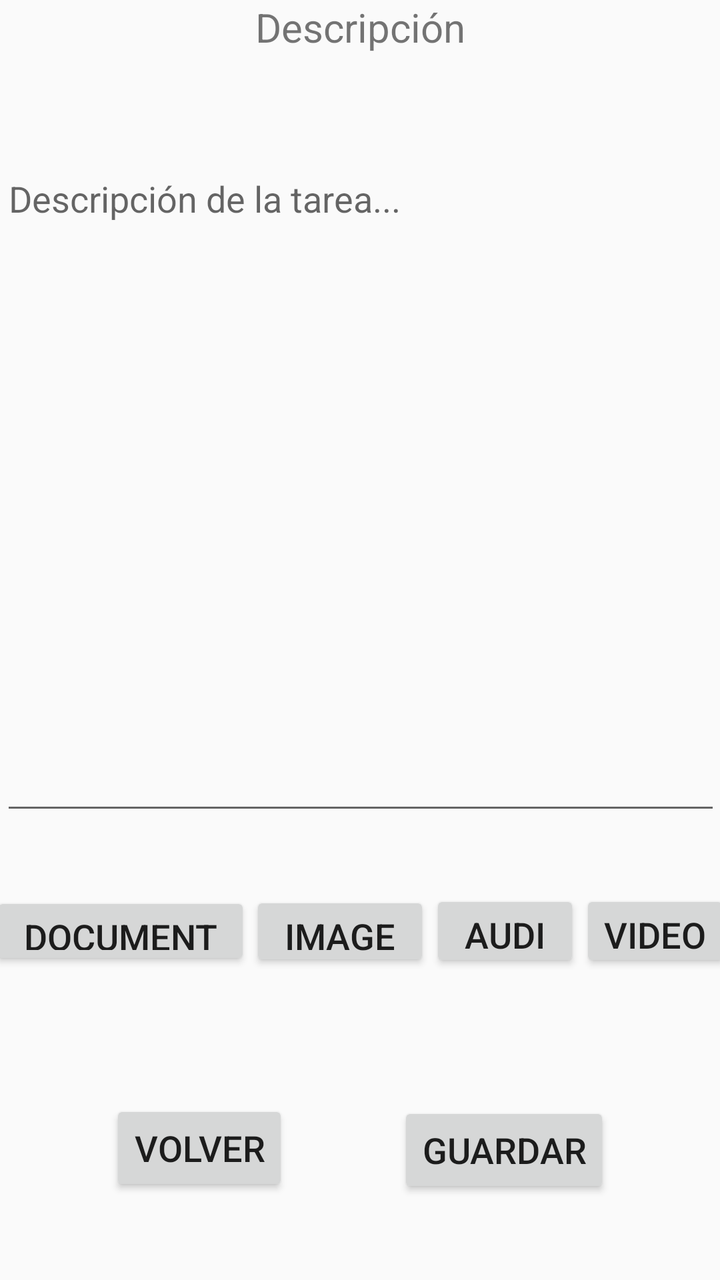
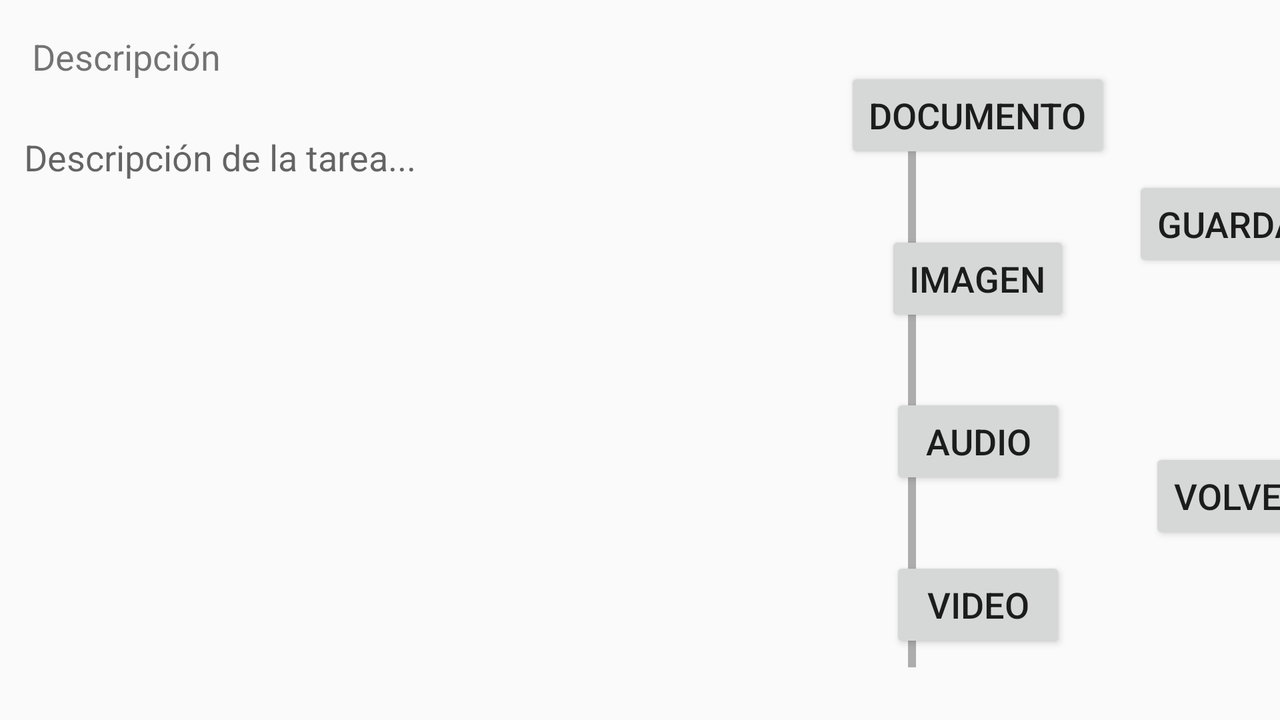

Two renders of one Android screen. The first uses the default layout on a phone; the second uses the alternative layout the repository ships for a different screen configuration, on a matching device. The two XML files are below.
<!-- AndroidManifest.xml: application theme Theme.TrassTarea -->
<!-- res/layout/fragment_segundo.xml -->
<?xml version="1.0" encoding="utf-8"?>
<androidx.constraintlayout.widget.ConstraintLayout xmlns:android="http://schemas.android.com/apk/res/android"
    xmlns:app="http://schemas.android.com/apk/res-auto"
    xmlns:tools="http://schemas.android.com/tools"
    android:id="@+id/frameLayout"
    android:layout_width="match_parent"
    android:layout_height="match_parent"
    tools:context=".fragmentos.FragmentoDos">

    <TextView
        android:id="@+id/tv_descripcion"
        android:layout_width="wrap_content"
        android:layout_height="wrap_content"
        android:text="@string/tv_descripcion"
        android:textSize="20sp"
        app:layout_constraintBottom_toTopOf="@+id/scrollView2"
        app:layout_constraintEnd_toEndOf="parent"
        app:layout_constraintHorizontal_bias="0.5"
        app:layout_constraintStart_toStartOf="parent"
        app:layout_constraintTop_toTopOf="parent"
        app:layout_constraintVertical_bias="0.487" />

    <ScrollView
        android:id="@+id/scrollView2"
        android:layout_width="392dp"
        android:layout_height="354dp"
        android:layout_marginTop="50dp"
        app:layout_constraintBottom_toTopOf="@+id/btDocumento"
        app:layout_constraintEnd_toEndOf="parent"
        app:layout_constraintStart_toStartOf="parent"
        app:layout_constraintTop_toBottomOf="@+id/tv_descripcion">

        <androidx.appcompat.widget.AppCompatEditText
            android:id="@+id/et_descripcion"
            android:layout_width="match_parent"
            android:layout_height="wrap_content"
            android:layout_marginStart="16dp"
            android:layout_marginEnd="16dp"
            android:ems="10"
            android:gravity="start|top"
            android:hint="@string/hint_et_descripcion"
            android:inputType="textMultiLine"
            android:lines="15" />
    </ScrollView>

    <Button
        android:id="@+id/bt_volver"
        android:layout_width="wrap_content"
        android:layout_height="wrap_content"
        android:layout_marginTop="65dp"
        android:text="@string/bt_volver"
        app:layout_constraintEnd_toStartOf="@+id/bt_guardar"
        app:layout_constraintHorizontal_bias="0.5"
        app:layout_constraintStart_toStartOf="parent"
        app:layout_constraintTop_toBottomOf="@+id/btDocumento" />

    <Button
        android:id="@+id/bt_guardar"
        android:layout_width="wrap_content"
        android:layout_height="wrap_content"
        android:layout_marginTop="65dp"
        android:text="@string/bt_guardar"
        app:layout_constraintEnd_toEndOf="parent"
        app:layout_constraintHorizontal_bias="0.5"
        app:layout_constraintStart_toEndOf="@+id/bt_volver"
        app:layout_constraintTop_toBottomOf="@+id/btAudio" />

    <Button
        android:id="@+id/btDocumento"
        android:layout_width="130dp"
        android:layout_height="39dp"
        android:layout_marginTop="15dp"
        android:text="@string/documento"
        app:layout_constraintEnd_toStartOf="@+id/btImagen"
        app:layout_constraintHorizontal_bias="0.5"
        app:layout_constraintStart_toStartOf="parent"
        app:layout_constraintTop_toBottomOf="@+id/scrollView2" />

    <Button
        android:id="@+id/btImagen"
        android:layout_width="90dp"
        android:layout_height="40dp"
        android:text="@string/imagen"
        app:layout_constraintBottom_toBottomOf="@+id/btDocumento"
        app:layout_constraintEnd_toStartOf="@+id/btAudio"
        app:layout_constraintHorizontal_bias="0.5"
        app:layout_constraintStart_toEndOf="@+id/btDocumento"
        app:layout_constraintTop_toTopOf="@+id/btDocumento" />

    <Button
        android:id="@+id/btVideo"
        android:layout_width="75dp"
        android:layout_height="41dp"
        android:text="@string/video"
        app:layout_constraintBottom_toBottomOf="@+id/btAudio"
        app:layout_constraintEnd_toEndOf="parent"
        app:layout_constraintHorizontal_bias="0.5"
        app:layout_constraintStart_toEndOf="@+id/btAudio"
        app:layout_constraintTop_toTopOf="@+id/btAudio" />

    <Button
        android:id="@+id/btAudio"
        android:layout_width="75dp"
        android:layout_height="41dp"
        android:text="@string/audio"
        app:layout_constraintBottom_toBottomOf="@+id/btImagen"
        app:layout_constraintEnd_toStartOf="@+id/btVideo"
        app:layout_constraintHorizontal_bias="0.5"
        app:layout_constraintStart_toEndOf="@+id/btImagen"
        app:layout_constraintTop_toTopOf="@+id/btImagen" />

</androidx.constraintlayout.widget.ConstraintLayout>
<!-- resources referenced by this layout -->
<resources>
  <string name="audio">Audio</string>
  <string name="bt_guardar">Guardar</string>
  <string name="bt_volver">Volver</string>
  <string name="documento">Documento</string>
  <string name="hint_et_descripcion">Descripción de la tarea...</string>
  <string name="imagen">Imagen</string>
  <string name="tv_descripcion">Descripción</string>
  <string name="video">Video</string>
  <style name="Theme.TrassTarea" parent="Theme.AppCompat.DayNight.DarkActionBar">
          
          <item name="colorPrimary">@color/primario</item>
          <item name="colorPrimaryVariant">@color/primario_oscuro</item>
          <item name="colorOnPrimary">@color/claro</item>
          
          <item name="colorSecondary">@color/resaltado</item>
          <item name="colorSecondaryVariant">@color/resaltado_oscuro</item>
          <item name="colorOnSecondary">@color/oscuro</item>
          
  
          
          <item name="android:textSize">@dimen/new_font_size_medium</item>
      </style>
  <color name="primario">#105F8D</color>
  <color name="primario_oscuro">#20333D</color>
  <color name="claro">#FFf4f4f4</color>
  <color name="resaltado">#219BCC</color>
  <color name="resaltado_oscuro">#004C69</color>
  <color name="oscuro">#FF101010</color>
  <dimen name="new_font_size_medium">18sp</dimen>
</resources>
<!-- res/layout-land/fragment_segundo.xml (the repository's variant of the layout above) -->
<!-- drawn on the phone turned sideways -->
<?xml version="1.0" encoding="utf-8"?>
<androidx.constraintlayout.widget.ConstraintLayout xmlns:android="http://schemas.android.com/apk/res/android"
    xmlns:app="http://schemas.android.com/apk/res-auto"
    xmlns:tools="http://schemas.android.com/tools"
    android:id="@+id/frameLayout"
    android:layout_width="match_parent"
    android:layout_height="match_parent"
    tools:context=".fragmentos.FragmentoDos">

    <TextView
        android:id="@+id/tv_descripcion"
        android:layout_width="wrap_content"
        android:layout_height="wrap_content"
        android:layout_marginStart="16dp"
        android:layout_marginTop="16dp"
        android:text="@string/tv_descripcion"
        app:layout_constraintStart_toStartOf="parent"
        app:layout_constraintTop_toTopOf="parent" />

    <ScrollView
        android:id="@+id/scrollView2"
        android:layout_width="466dp"
        android:layout_height="305dp"
        android:layout_marginTop="16dp"
        app:layout_constraintBottom_toBottomOf="parent"
        app:layout_constraintEnd_toStartOf="@+id/guideline3"
        app:layout_constraintHorizontal_bias="0.192"
        app:layout_constraintStart_toStartOf="parent"
        app:layout_constraintTop_toBottomOf="@+id/tv_descripcion"
        app:layout_constraintVertical_bias="0.0">

        <androidx.appcompat.widget.AppCompatEditText
            android:id="@+id/et_descripcion"
            android:layout_width="match_parent"
            android:layout_height="wrap_content"
            android:layout_marginStart="16dp"
            android:layout_marginEnd="16dp"
            android:ems="10"
            android:gravity="start|top"
            android:hint="@string/hint_et_descripcion"
            android:inputType="textMultiLine"
            android:lines="15" />
    </ScrollView>

    <Button
        android:id="@+id/bt_volver"
        android:layout_width="wrap_content"
        android:layout_height="wrap_content"
        android:text="@string/bt_volver"
        app:layout_constraintBottom_toBottomOf="parent"
        app:layout_constraintEnd_toEndOf="@+id/bt_guardar"
        app:layout_constraintHorizontal_bias="0.5"
        app:layout_constraintStart_toStartOf="@+id/bt_guardar"
        app:layout_constraintTop_toBottomOf="@+id/bt_guardar" />

    <Button
        android:id="@+id/bt_guardar"
        android:layout_width="wrap_content"
        android:layout_height="wrap_content"
        android:layout_marginStart="144dp"
        android:text="@string/bt_guardar"
        app:layout_constraintBottom_toTopOf="@+id/bt_volver"
        app:layout_constraintStart_toStartOf="@+id/guideline3"
        app:layout_constraintTop_toTopOf="parent" />

    <androidx.constraintlayout.widget.Guideline
        android:id="@+id/guideline3"
        android:layout_width="wrap_content"
        android:layout_height="wrap_content"
        android:orientation="vertical"
        app:layout_constraintGuide_percent="0.66" />

    <Button
        android:id="@+id/btDocumento"
        android:layout_width="wrap_content"
        android:layout_height="wrap_content"
        android:text="@string/documento"
        app:layout_constraintBottom_toTopOf="@+id/btImagen"
        app:layout_constraintStart_toStartOf="@+id/guideline3"
        app:layout_constraintTop_toTopOf="parent" />

    <Button
        android:id="@+id/btImagen"
        android:layout_width="wrap_content"
        android:layout_height="wrap_content"
        android:text="@string/imagen"
        app:layout_constraintBottom_toTopOf="@+id/btAudio"
        app:layout_constraintEnd_toEndOf="@+id/btDocumento"
        app:layout_constraintHorizontal_bias="0.5"
        app:layout_constraintStart_toStartOf="@+id/btDocumento"
        app:layout_constraintTop_toBottomOf="@+id/btDocumento" />

    <Button
        android:id="@+id/btAudio"
        android:layout_width="wrap_content"
        android:layout_height="wrap_content"
        android:text="@string/audio"
        app:layout_constraintBottom_toTopOf="@+id/btVideo"
        app:layout_constraintEnd_toEndOf="@+id/btImagen"
        app:layout_constraintHorizontal_bias="0.5"
        app:layout_constraintStart_toStartOf="@+id/btImagen"
        app:layout_constraintTop_toBottomOf="@+id/btImagen" />

    <Button
        android:id="@+id/btVideo"
        android:layout_width="wrap_content"
        android:layout_height="wrap_content"
        android:text="@string/video"
        app:layout_constraintBottom_toBottomOf="parent"
        app:layout_constraintEnd_toEndOf="@+id/btAudio"
        app:layout_constraintHorizontal_bias="0.5"
        app:layout_constraintStart_toStartOf="@+id/btAudio"
        app:layout_constraintTop_toBottomOf="@+id/btAudio" />

</androidx.constraintlayout.widget.ConstraintLayout>
